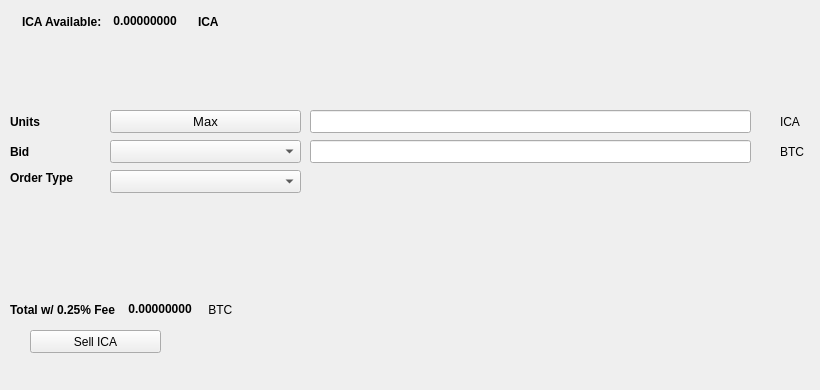
   <widget class="QWidget" name="SellTab">
    <attribute name="title">
     <string>Sell</string>
    </attribute>
    <widget class="QLabel" name="label_16">
     <property name="geometry">
      <rect>
       <x>780</x>
       <y>140</y>
       <width>31</width>
       <height>23</height>
      </rect>
     </property>
     <property name="text">
      <string>BTC</string>
     </property>
    </widget>
    <widget class="QComboBox" name="SellBidcomboBox">
     <property name="geometry">
      <rect>
       <x>110</x>
       <y>140</y>
       <width>191</width>
       <height>23</height>
      </rect>
     </property>
     <property name="font">
      <font>
       <pointsize>10</pointsize>
      </font>
     </property>
    </widget>
    <widget class="QLabel" name="label_18">
     <property name="geometry">
      <rect>
       <x>10</x>
       <y>110</y>
       <width>46</width>
       <height>23</height>
      </rect>
     </property>
     <property name="font">
      <font>
       <weight>75</weight>
       <bold>true</bold>
      </font>
     </property>
     <property name="text">
      <string>Units</string>
     </property>
    </widget>
    <widget class="QPushButton" name="Sell_Max_Amount">
     <property name="geometry">
      <rect>
       <x>110</x>
       <y>110</y>
       <width>191</width>
       <height>23</height>
      </rect>
     </property>
     <property name="font">
      <font>
       <pointsize>10</pointsize>
      </font>
     </property>
     <property name="text">
      <string>Max</string>
     </property>
    </widget>
    <widget class="QLabel" name="label_20">
     <property name="geometry">
      <rect>
       <x>10</x>
       <y>170</y>
       <width>91</width>
       <height>16</height>
      </rect>
     </property>
     <property name="font">
      <font>
       <weight>75</weight>
       <bold>true</bold>
      </font>
     </property>
     <property name="text">
      <string>Order Type</string>
     </property>
    </widget>
    <widget class="QComboBox" name="SellOrdertypeCombo">
     <property name="geometry">
      <rect>
       <x>110</x>
       <y>170</y>
       <width>191</width>
       <height>23</height>
      </rect>
     </property>
     <property name="font">
      <font>
       <pointsize>10</pointsize>
      </font>
     </property>
    </widget>
    <widget class="QLabel" name="label_21">
     <property name="geometry">
      <rect>
       <x>10</x>
       <y>140</y>
       <width>46</width>
       <height>23</height>
      </rect>
     </property>
     <property name="font">
      <font>
       <weight>75</weight>
       <bold>true</bold>
      </font>
     </property>
     <property name="text">
      <string>Bid</string>
     </property>
    </widget>
    <widget class="QLabel" name="label_22">
     <property name="geometry">
      <rect>
       <x>780</x>
       <y>110</y>
       <width>31</width>
       <height>23</height>
      </rect>
     </property>
     <property name="text">
      <string>ICA</string>
     </property>
    </widget>
    <widget class="QLineEdit" name="UnitsInputICA">
     <property name="geometry">
      <rect>
       <x>310</x>
       <y>110</y>
       <width>441</width>
       <height>23</height>
      </rect>
     </property>
     <property name="font">
      <font>
       <pointsize>9</pointsize>
       <weight>75</weight>
       <bold>true</bold>
      </font>
     </property>
    </widget>
    <widget class="QLineEdit" name="SellBidPriceEdit">
     <property name="geometry">
      <rect>
       <x>310</x>
       <y>140</y>
       <width>441</width>
       <height>23</height>
      </rect>
     </property>
     <property name="font">
      <font>
       <pointsize>9</pointsize>
       <weight>75</weight>
       <bold>true</bold>
      </font>
     </property>
    </widget>
    <widget class="QPushButton" name="SellICABTN">
     <property name="geometry">
      <rect>
       <x>30</x>
       <y>330</y>
       <width>131</width>
       <height>23</height>
      </rect>
     </property>
     <property name="text">
      <string>Sell ICA</string>
     </property>
     <property name="icon">
      <iconset resource="../ichibacoin">
       <normaloff>:/icons/bitcoin</normaloff>:/icons/bitcoin</iconset>
     </property>
    </widget>
    <widget class="QWidget" name="layoutWidget3">
     <property name="geometry">
      <rect>
       <x>22</x>
       <y>12</y>
       <width>258</width>
       <height>19</height>
      </rect>
     </property>
     <layout class="QHBoxLayout" name="horizontalLayout">
      <item>
       <widget class="QLabel" name="label232_2">
        <property name="font">
         <font>
          <weight>75</weight>
          <bold>true</bold>
         </font>
        </property>
        <property name="text">
         <string>ICA Available:</string>
        </property>
       </widget>
      </item>
      <item>
       <widget class="QLabel" name="ICAAvailableLabel">
        <property name="palette">
         <palette>
          <active>
           <colorrole role="WindowText">
            <brush brushstyle="SolidPattern">
             <color alpha="255">
              <red>0</red>
              <green>0</green>
              <blue>0</blue>
             </color>
            </brush>
           </colorrole>
           <colorrole role="Button">
            <brush brushstyle="SolidPattern">
             <color alpha="255">
              <red>0</red>
              <green>170</green>
              <blue>0</blue>
             </color>
            </brush>
           </colorrole>
           <colorrole role="Light">
            <brush brushstyle="SolidPattern">
             <color alpha="255">
              <red>0</red>
              <green>255</green>
              <blue>0</blue>
             </color>
            </brush>
           </colorrole>
           <colorrole role="Midlight">
            <brush brushstyle="SolidPattern">
             <color alpha="255">
              <red>0</red>
              <green>212</green>
              <blue>0</blue>
             </color>
            </brush>
           </colorrole>
           <colorrole role="Dark">
            <brush brushstyle="SolidPattern">
             <color alpha="255">
              <red>0</red>
              <green>85</green>
              <blue>0</blue>
             </color>
            </brush>
           </colorrole>
           <colorrole role="Mid">
            <brush brushstyle="SolidPattern">
             <color alpha="255">
              <red>0</red>
              <green>113</green>
              <blue>0</blue>
             </color>
            </brush>
           </colorrole>
           <colorrole role="Text">
            <brush brushstyle="SolidPattern">
             <color alpha="255">
              <red>0</red>
              <green>170</green>
              <blue>0</blue>
             </color>
            </brush>
           </colorrole>
           <colorrole role="BrightText">
            <brush brushstyle="SolidPattern">
             <color alpha="255">
              <red>255</red>
              <green>255</green>
              <blue>255</blue>
             </color>
            </brush>
           </colorrole>
           <colorrole role="ButtonText">
            <brush brushstyle="SolidPattern">
             <color alpha="255">
              <red>0</red>
              <green>0</green>
              <blue>0</blue>
             </color>
            </brush>
           </colorrole>
           <colorrole role="Base">
            <brush brushstyle="SolidPattern">
             <color alpha="255">
              <red>255</red>
              <green>255</green>
              <blue>255</blue>
             </color>
            </brush>
           </colorrole>
           <colorrole role="Window">
            <brush brushstyle="SolidPattern">
             <color alpha="255">
              <red>0</red>
              <green>170</green>
              <blue>0</blue>
             </color>
            </brush>
           </colorrole>
           <colorrole role="Shadow">
            <brush brushstyle="SolidPattern">
             <color alpha="255">
              <red>0</red>
              <green>0</green>
              <blue>0</blue>
             </color>
            </brush>
           </colorrole>
           <colorrole role="AlternateBase">
            <brush brushstyle="SolidPattern">
             <color alpha="255">
              <red>127</red>
              <green>212</green>
              <blue>127</blue>
             </color>
            </brush>
           </colorrole>
           <colorrole role="ToolTipBase">
            <brush brushstyle="SolidPattern">
             <color alpha="255">
              <red>255</red>
              <green>255</green>
              <blue>220</blue>
             </color>
            </brush>
           </colorrole>
           <colorrole role="ToolTipText">
            <brush brushstyle="SolidPattern">
             <color alpha="255">
              <red>0</red>
              <green>0</green>
              <blue>0</blue>
             </color>
            </brush>
           </colorrole>
          </active>
          <inactive>
           <colorrole role="WindowText">
            <brush brushstyle="SolidPattern">
             <color alpha="255">
              <red>0</red>
              <green>0</green>
              <blue>0</blue>
             </color>
            </brush>
           </colorrole>
           <colorrole role="Button">
            <brush brushstyle="SolidPattern">
             <color alpha="255">
              <red>0</red>
              <green>170</green>
              <blue>0</blue>
             </color>
            </brush>
           </colorrole>
           <colorrole role="Light">
            <brush brushstyle="SolidPattern">
             <color alpha="255">
              <red>0</red>
              <green>255</green>
              <blue>0</blue>
             </color>
            </brush>
           </colorrole>
           <colorrole role="Midlight">
            <brush brushstyle="SolidPattern">
             <color alpha="255">
              <red>0</red>
              <green>212</green>
              <blue>0</blue>
             </color>
            </brush>
           </colorrole>
           <colorrole role="Dark">
            <brush brushstyle="SolidPattern">
             <color alpha="255">
              <red>0</red>
              <green>85</green>
              <blue>0</blue>
             </color>
            </brush>
           </colorrole>
           <colorrole role="Mid">
            <brush brushstyle="SolidPattern">
             <color alpha="255">
              <red>0</red>
              <green>113</green>
              <blue>0</blue>
             </color>
            </brush>
           </colorrole>
           <colorrole role="Text">
            <brush brushstyle="SolidPattern">
             <color alpha="255">
              <red>0</red>
              <green>170</green>
              <blue>0</blue>
             </color>
            </brush>
           </colorrole>
           <colorrole role="BrightText">
            <brush brushstyle="SolidPattern">
             <color alpha="255">
              <red>255</red>
              <green>255</green>
              <blue>255</blue>
             </color>
            </brush>
           </colorrole>
           <colorrole role="ButtonText">
            <brush brushstyle="SolidPattern">
             <color alpha="255">
              <red>0</red>
              <green>0</green>
              <blue>0</blue>
             </color>
            </brush>
           </colorrole>
           <colorrole role="Base">
            <brush brushstyle="SolidPattern">
             <color alpha="255">
              <red>255</red>
              <green>255</green>
              <blue>255</blue>
             </color>
            </brush>
           </colorrole>
           <colorrole role="Window">
            <brush brushstyle="SolidPattern">
             <color alpha="255">
              <red>0</red>
              <green>170</green>
              <blue>0</blue>
             </color>
            </brush>
           </colorrole>
           <colorrole role="Shadow">
            <brush brushstyle="SolidPattern">
             <color alpha="255">
              <red>0</red>
              <green>0</green>
              <blue>0</blue>
             </color>
            </brush>
           </colorrole>
           <colorrole role="AlternateBase">
            <brush brushstyle="SolidPattern">
             <color alpha="255">
              <red>127</red>
              <green>212</green>
              <blue>127</blue>
             </color>
            </brush>
           </colorrole>
           <colorrole role="ToolTipBase">
            <brush brushstyle="SolidPattern">
             <color alpha="255">
              <red>255</red>
              <green>255</green>
              <blue>220</blue>
             </color>
            </brush>
           </colorrole>
           <colorrole role="ToolTipText">
            <brush brushstyle="SolidPattern">
             <color alpha="255">
              <red>0</red>
              <green>0</green>
              <blue>0</blue>
             </color>
            </brush>
           </colorrole>
          </inactive>
          <disabled>
           <colorrole role="WindowText">
            <brush brushstyle="SolidPattern">
             <color alpha="255">
              <red>0</red>
              <green>85</green>
              <blue>0</blue>
             </color>
            </brush>
           </colorrole>
           <colorrole role="Button">
            <brush brushstyle="SolidPattern">
             <color alpha="255">
              <red>0</red>
              <green>170</green>
              <blue>0</blue>
             </color>
            </brush>
           </colorrole>
           <colorrole role="Light">
            <brush brushstyle="SolidPattern">
             <color alpha="255">
              <red>0</red>
              <green>255</green>
              <blue>0</blue>
             </color>
            </brush>
           </colorrole>
           <colorrole role="Midlight">
            <brush brushstyle="SolidPattern">
             <color alpha="255">
              <red>0</red>
              <green>212</green>
              <blue>0</blue>
             </color>
            </brush>
           </colorrole>
           <colorrole role="Dark">
            <brush brushstyle="SolidPattern">
             <color alpha="255">
              <red>0</red>
              <green>85</green>
              <blue>0</blue>
             </color>
            </brush>
           </colorrole>
           <colorrole role="Mid">
            <brush brushstyle="SolidPattern">
             <color alpha="255">
              <red>0</red>
              <green>113</green>
              <blue>0</blue>
             </color>
            </brush>
           </colorrole>
           <colorrole role="Text">
            <brush brushstyle="SolidPattern">
             <color alpha="255">
              <red>0</red>
              <green>85</green>
              <blue>0</blue>
             </color>
            </brush>
           </colorrole>
           <colorrole role="BrightText">
            <brush brushstyle="SolidPattern">
             <color alpha="255">
              <red>255</red>
              <green>255</green>
              <blue>255</blue>
             </color>
            </brush>
           </colorrole>
           <colorrole role="ButtonText">
            <brush brushstyle="SolidPattern">
             <color alpha="255">
              <red>0</red>
              <green>85</green>
              <blue>0</blue>
             </color>
            </brush>
           </colorrole>
           <colorrole role="Base">
            <brush brushstyle="SolidPattern">
             <color alpha="255">
              <red>0</red>
              <green>170</green>
              <blue>0</blue>
             </color>
            </brush>
           </colorrole>
           <colorrole role="Window">
            <brush brushstyle="SolidPattern">
             <color alpha="255">
              <red>0</red>
              <green>170</green>
              <blue>0</blue>
             </color>
            </brush>
           </colorrole>
           <colorrole role="Shadow">
            <brush brushstyle="SolidPattern">
             <color alpha="255">
              <red>0</red>
              <green>0</green>
              <blue>0</blue>
             </color>
            </brush>
           </colorrole>
           <colorrole role="AlternateBase">
            <brush brushstyle="SolidPattern">
             <color alpha="255">
              <red>0</red>
              <green>170</green>
              <blue>0</blue>
             </color>
            </brush>
           </colorrole>
           <colorrole role="ToolTipBase">
            <brush brushstyle="SolidPattern">
             <color alpha="255">
              <red>255</red>
              <green>255</green>
              <blue>220</blue>
             </color>
            </brush>
           </colorrole>
           <colorrole role="ToolTipText">
            <brush brushstyle="SolidPattern">
             <color alpha="255">
              <red>0</red>
              <green>0</green>
              <blue>0</blue>
             </color>
            </brush>
           </colorrole>
          </disabled>
         </palette>
        </property>
        <property name="font">
         <font>
          <weight>75</weight>
          <bold>true</bold>
         </font>
        </property>
        <property name="text">
         <string> 0.00000000 </string>
        </property>
        <property name="textInteractionFlags">
         <set>Qt::LinksAccessibleByMouse|Qt::TextSelectableByKeyboard|Qt::TextSelectableByMouse</set>
        </property>
       </widget>
      </item>
      <item>
       <widget class="QLabel" name="labelICA">
        <property name="font">
         <font>
          <weight>75</weight>
          <bold>true</bold>
         </font>
        </property>
        <property name="text">
         <string>ICA</string>
        </property>
       </widget>
      </item>
     </layout>
    </widget>
    <widget class="QWidget" name="layoutWidget">
     <property name="geometry">
      <rect>
       <x>10</x>
       <y>300</y>
       <width>268</width>
       <height>19</height>
      </rect>
     </property>
     <layout class="QHBoxLayout" name="horizontalLayout_2">
      <item>
       <widget class="QLabel" name="label_19">
        <property name="font">
         <font>
          <weight>75</weight>
          <bold>true</bold>
         </font>
        </property>
        <property name="text">
         <string>Total w/ 0.25% Fee </string>
        </property>
       </widget>
      </item>
      <item>
       <widget class="QLabel" name="SellCostLabel">
        <property name="palette">
         <palette>
          <active>
           <colorrole role="WindowText">
            <brush brushstyle="SolidPattern">
             <color alpha="255">
              <red>0</red>
              <green>0</green>
              <blue>0</blue>
             </color>
            </brush>
           </colorrole>
           <colorrole role="Button">
            <brush brushstyle="SolidPattern">
             <color alpha="255">
              <red>0</red>
              <green>170</green>
              <blue>0</blue>
             </color>
            </brush>
           </colorrole>
           <colorrole role="Light">
            <brush brushstyle="SolidPattern">
             <color alpha="255">
              <red>0</red>
              <green>255</green>
              <blue>0</blue>
             </color>
            </brush>
           </colorrole>
           <colorrole role="Midlight">
            <brush brushstyle="SolidPattern">
             <color alpha="255">
              <red>0</red>
              <green>212</green>
              <blue>0</blue>
             </color>
            </brush>
           </colorrole>
           <colorrole role="Dark">
            <brush brushstyle="SolidPattern">
             <color alpha="255">
              <red>0</red>
              <green>85</green>
              <blue>0</blue>
             </color>
            </brush>
           </colorrole>
           <colorrole role="Mid">
            <brush brushstyle="SolidPattern">
             <color alpha="255">
              <red>0</red>
              <green>113</green>
              <blue>0</blue>
             </color>
            </brush>
           </colorrole>
           <colorrole role="Text">
            <brush brushstyle="SolidPattern">
             <color alpha="255">
              <red>0</red>
              <green>170</green>
              <blue>0</blue>
             </color>
            </brush>
           </colorrole>
           <colorrole role="BrightText">
            <brush brushstyle="SolidPattern">
             <color alpha="255">
              <red>255</red>
              <green>255</green>
              <blue>255</blue>
             </color>
            </brush>
           </colorrole>
           <colorrole role="ButtonText">
            <brush brushstyle="SolidPattern">
             <color alpha="255">
              <red>0</red>
              <green>0</green>
              <blue>0</blue>
             </color>
            </brush>
           </colorrole>
           <colorrole role="Base">
            <brush brushstyle="SolidPattern">
             <color alpha="255">
              <red>255</red>
              <green>255</green>
              <blue>255</blue>
             </color>
            </brush>
           </colorrole>
           <colorrole role="Window">
            <brush brushstyle="SolidPattern">
             <color alpha="255">
              <red>0</red>
              <green>170</green>
              <blue>0</blue>
             </color>
            </brush>
           </colorrole>
           <colorrole role="Shadow">
            <brush brushstyle="SolidPattern">
             <color alpha="255">
              <red>0</red>
              <green>0</green>
              <blue>0</blue>
             </color>
            </brush>
           </colorrole>
           <colorrole role="AlternateBase">
            <brush brushstyle="SolidPattern">
             <color alpha="255">
              <red>127</red>
              <green>212</green>
              <blue>127</blue>
             </color>
            </brush>
           </colorrole>
           <colorrole role="ToolTipBase">
            <brush brushstyle="SolidPattern">
             <color alpha="255">
              <red>255</red>
              <green>255</green>
              <blue>220</blue>
             </color>
            </brush>
           </colorrole>
           <colorrole role="ToolTipText">
            <brush brushstyle="SolidPattern">
             <color alpha="255">
              <red>0</red>
              <green>0</green>
              <blue>0</blue>
             </color>
            </brush>
           </colorrole>
          </active>
          <inactive>
           <colorrole role="WindowText">
            <brush brushstyle="SolidPattern">
             <color alpha="255">
              <red>0</red>
              <green>0</green>
              <blue>0</blue>
             </color>
            </brush>
           </colorrole>
           <colorrole role="Button">
            <brush brushstyle="SolidPattern">
             <color alpha="255">
              <red>0</red>
              <green>170</green>
              <blue>0</blue>
             </color>
            </brush>
           </colorrole>
           <colorrole role="Light">
            <brush brushstyle="SolidPattern">
             <color alpha="255">
              <red>0</red>
              <green>255</green>
              <blue>0</blue>
             </color>
            </brush>
           </colorrole>
           <colorrole role="Midlight">
            <brush brushstyle="SolidPattern">
             <color alpha="255">
              <red>0</red>
              <green>212</green>
              <blue>0</blue>
             </color>
            </brush>
           </colorrole>
           <colorrole role="Dark">
            <brush brushstyle="SolidPattern">
             <color alpha="255">
              <red>0</red>
              <green>85</green>
              <blue>0</blue>
             </color>
            </brush>
           </colorrole>
           <colorrole role="Mid">
            <brush brushstyle="SolidPattern">
             <color alpha="255">
              <red>0</red>
              <green>113</green>
              <blue>0</blue>
             </color>
            </brush>
           </colorrole>
           <colorrole role="Text">
            <brush brushstyle="SolidPattern">
             <color alpha="255">
              <red>0</red>
              <green>170</green>
              <blue>0</blue>
             </color>
            </brush>
           </colorrole>
           <colorrole role="BrightText">
            <brush brushstyle="SolidPattern">
             <color alpha="255">
              <red>255</red>
              <green>255</green>
              <blue>255</blue>
             </color>
            </brush>
           </colorrole>
           <colorrole role="ButtonText">
            <brush brushstyle="SolidPattern">
             <color alpha="255">
              <red>0</red>
              <green>0</green>
              <blue>0</blue>
             </color>
            </brush>
           </colorrole>
           <colorrole role="Base">
            <brush brushstyle="SolidPattern">
             <color alpha="255">
              <red>255</red>
              <green>255</green>
              <blue>255</blue>
             </color>
            </brush>
           </colorrole>
           <colorrole role="Window">
            <brush brushstyle="SolidPattern">
             <color alpha="255">
              <red>0</red>
              <green>170</green>
              <blue>0</blue>
             </color>
            </brush>
           </colorrole>
           <colorrole role="Shadow">
            <brush brushstyle="SolidPattern">
             <color alpha="255">
              <red>0</red>
              <green>0</green>
              <blue>0</blue>
             </color>
            </brush>
           </colorrole>
           <colorrole role="AlternateBase">
            <brush brushstyle="SolidPattern">
             <color alpha="255">
              <red>127</red>
              <green>212</green>
              <blue>127</blue>
             </color>
            </brush>
           </colorrole>
           <colorrole role="ToolTipBase">
            <brush brushstyle="SolidPattern">
             <color alpha="255">
              <red>255</red>
              <green>255</green>
              <blue>220</blue>
             </color>
            </brush>
           </colorrole>
           <colorrole role="ToolTipText">
            <brush brushstyle="SolidPattern">
             <color alpha="255">
              <red>0</red>
              <green>0</green>
              <blue>0</blue>
             </color>
            </brush>
           </colorrole>
          </inactive>
          <disabled>
           <colorrole role="WindowText">
            <brush brushstyle="SolidPattern">
             <color alpha="255">
              <red>0</red>
              <green>85</green>
              <blue>0</blue>
             </color>
            </brush>
           </colorrole>
           <colorrole role="Button">
            <brush brushstyle="SolidPattern">
             <color alpha="255">
              <red>0</red>
              <green>170</green>
              <blue>0</blue>
             </color>
            </brush>
           </colorrole>
           <colorrole role="Light">
            <brush brushstyle="SolidPattern">
             <color alpha="255">
              <red>0</red>
              <green>255</green>
              <blue>0</blue>
             </color>
            </brush>
           </colorrole>
           <colorrole role="Midlight">
            <brush brushstyle="SolidPattern">
             <color alpha="255">
              <red>0</red>
              <green>212</green>
              <blue>0</blue>
             </color>
            </brush>
           </colorrole>
           <colorrole role="Dark">
            <brush brushstyle="SolidPattern">
             <color alpha="255">
              <red>0</red>
              <green>85</green>
              <blue>0</blue>
             </color>
            </brush>
           </colorrole>
           <colorrole role="Mid">
            <brush brushstyle="SolidPattern">
             <color alpha="255">
              <red>0</red>
              <green>113</green>
              <blue>0</blue>
             </color>
            </brush>
           </colorrole>
           <colorrole role="Text">
            <brush brushstyle="SolidPattern">
             <color alpha="255">
              <red>0</red>
              <green>85</green>
              <blue>0</blue>
             </color>
            </brush>
           </colorrole>
           <colorrole role="BrightText">
            <brush brushstyle="SolidPattern">
             <color alpha="255">
              <red>255</red>
              <green>255</green>
              <blue>255</blue>
             </color>
            </brush>
           </colorrole>
           <colorrole role="ButtonText">
            <brush brushstyle="SolidPattern">
             <color alpha="255">
              <red>0</red>
              <green>85</green>
              <blue>0</blue>
             </color>
            </brush>
           </colorrole>
           <colorrole role="Base">
            <brush brushstyle="SolidPattern">
             <color alpha="255">
              <red>0</red>
              <green>170</green>
              <blue>0</blue>
             </color>
            </brush>
           </colorrole>
           <colorrole role="Window">
            <brush brushstyle="SolidPattern">
             <color alpha="255">
              <red>0</red>
              <green>170</green>
              <blue>0</blue>
             </color>
            </brush>
           </colorrole>
           <colorrole role="Shadow">
            <brush brushstyle="SolidPattern">
             <color alpha="255">
              <red>0</red>
              <green>0</green>
              <blue>0</blue>
             </color>
            </brush>
           </colorrole>
           <colorrole role="AlternateBase">
            <brush brushstyle="SolidPattern">
             <color alpha="255">
              <red>0</red>
              <green>170</green>
              <blue>0</blue>
             </color>
            </brush>
           </colorrole>
           <colorrole role="ToolTipBase">
            <brush brushstyle="SolidPattern">
             <color alpha="255">
              <red>255</red>
              <green>255</green>
              <blue>220</blue>
             </color>
            </brush>
           </colorrole>
           <colorrole role="ToolTipText">
            <brush brushstyle="SolidPattern">
             <color alpha="255">
              <red>0</red>
              <green>0</green>
              <blue>0</blue>
             </color>
            </brush>
           </colorrole>
          </disabled>
         </palette>
        </property>
        <property name="font">
         <font>
          <weight>75</weight>
          <bold>true</bold>
         </font>
        </property>
        <property name="autoFillBackground">
         <bool>false</bool>
        </property>
        <property name="text">
         <string> 0.00000000</string>
        </property>
        <property name="textInteractionFlags">
         <set>Qt::LinksAccessibleByMouse|Qt::TextSelectableByMouse</set>
        </property>
       </widget>
      </item>
      <item>
       <widget class="QLabel" name="label_17">
        <property name="font">
         <font>
          <weight>50</weight>
          <bold>false</bold>
         </font>
        </property>
        <property name="text">
         <string> BTC</string>
        </property>
       </widget>
      </item>
     </layout>
    </widget>
    <widget class="QLabel" name="label_23">
     <property name="geometry">
      <rect>
       <x>460</x>
       <y>300</y>
       <width>281</width>
       <height>81</height>
      </rect>
     </property>
     <property name="text">
      <string/>
     </property>
     <property name="pixmap">
      <pixmap>:/images/bittrex</pixmap>
     </property>
    </widget>
   </widget>
